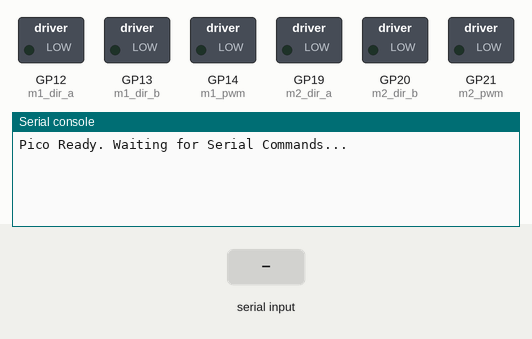
The program below on a simulated Raspberry Pi Pico running MicroPython. On the bench: switched loads named in the program (green lamp = pin HIGH), the last lines printed to the serial console. The test bench sets the inputs (shaded band).

Above: at 1.2 s.
1.3 s: "STOP" typed at the serial console, then Enter
At 2.2 s:
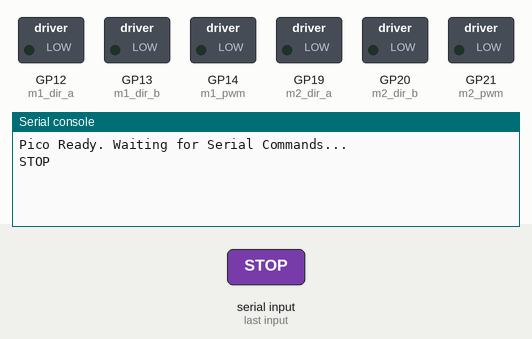
2.8 s: "FWD" typed at the serial console, then Enter
At 3.4 s:
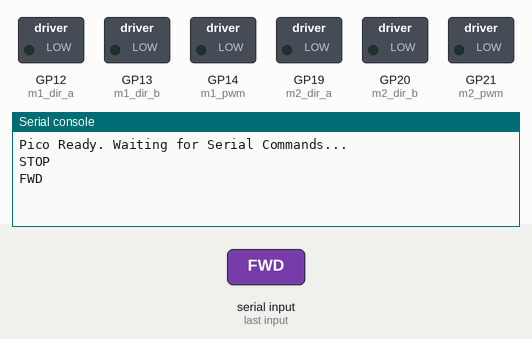
4.3 s: "BWD" typed at the serial console, then Enter
At 5.7 s:
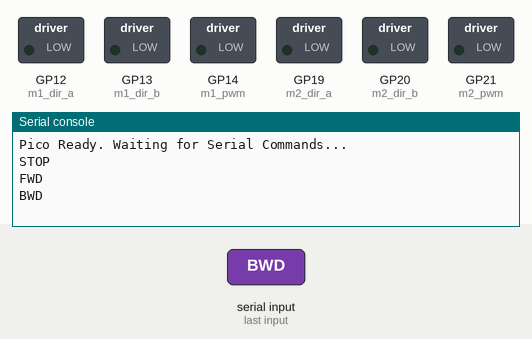

The program:

pico_server_serial.py
```python
from machine import Pin, PWM
import sys
import select

# --- Hardware Setup (Based on Script A) ---

# MOTOR 1 (Left)
# dig_8, dig_9 are direction pins. dig_10 is PWM speed.
m1_dir_a = Pin(12, Pin.OUT)
m1_dir_b = Pin(13, Pin.OUT)
m1_pwm = PWM(Pin(14))
m1_pwm.freq(50)        # Using 50Hz as established in your working code
m1_pwm.duty_u16(0)     # Ensure it starts off

# MOTOR 2 (Right)
# dig_19, dig_20 are direction pins. dig_21 is PWM speed.
m2_dir_a = Pin(19, Pin.OUT)
m2_dir_b = Pin(20, Pin.OUT)
m2_pwm = PWM(Pin(21))
m2_pwm.freq(50)        # Using 50Hz
m2_pwm.duty_u16(0)     # Ensure it starts off

# --- Global State Variables ---
current_speed_percent = 0
current_direction = "STOP" # STOP, FWD, BWD
active_motors = "BOTH"     # A, B, BOTH

def set_motor_state(dir_pin_a, dir_pin_b, pwm_pin, speed_percent, direction):
    """
    Controls the 3-pin motor driver logic.
    """
    # Convert percent (0-100) to u16 duty (0-65535)
    duty = int((speed_percent / 100) * 65535)

    if direction == "STOP":
        # Stop PWM and set logical low
        dir_pin_a.value(0)
        dir_pin_b.value(0)
        pwm_pin.duty_u16(0)

    elif direction == "FWD":
        # Direction Logic: A=1, B=0 (Adjust if wheel spins backwards)
        dir_pin_a.value(1)
        dir_pin_b.value(0)
        pwm_pin.duty_u16(duty)

    elif direction == "BWD":
        # Direction Logic: A=0, B=1
        dir_pin_a.value(0)
        dir_pin_b.value(1)
        pwm_pin.duty_u16(duty)

def update_motors():
    """
    Applies global state variables to physical motors
    """
    # --- Motor A Logic ---
    if active_motors in ["A", "BOTH"]:
        set_motor_state(m1_dir_a, m1_dir_b, m1_pwm, current_speed_percent, current_direction)
    else:
        # If motor not selected, force stop
        set_motor_state(m1_dir_a, m1_dir_b, m1_pwm, 0, "STOP")

    # --- Motor B Logic ---
    if active_motors in ["B", "BOTH"]:
        set_motor_state(m2_dir_a, m2_dir_b, m2_pwm, current_speed_percent, current_direction)
    else:
        set_motor_state(m2_dir_a, m2_dir_b, m2_pwm, 0, "STOP")

def parse_command(cmd_str):
    """
    Parses Serial commands from PC
    Expected format: "CMD:VALUE"
    """
    global current_speed_percent, current_direction, active_motors

    try:
        parts = cmd_str.strip().split(':')
        if len(parts) != 2:
            return

        key, val = parts[0], parts[1]

        if key == "SPD":
            current_speed_percent = int(val)

        elif key == "MOT":
            active_motors = val # A, B, or BOTH

        elif key == "DIR":
            # Update direction state
            if current_direction != "STOP":
                current_direction = val

        elif key == "ACT":
            if val == "STOP":
                current_direction = "STOP"
            elif val == "START":
                # Default to forward if just starting
                current_direction = "FWD"

        # Apply changes immediately
        update_motors()
        print(f"ACK:{key}={val}") # Send acknowledgement back to PC

    except Exception as e:
        print(f"ERR:{e}")

# --- Main Loop ---
# Ensure motors are off at boot
update_motors()
print("Pico Ready. Waiting for Serial Commands...")

# Polling loop for Serial Data
while True:
    # Check if data is available on stdin (USB Serial)
    # This effectively waits for your PC Python script to send data
    if select.select([sys.stdin], [], [], 0)[0]:
        line = sys.stdin.readline()
        if line:
            parse_command(line)
```

Measured:
- after the input at 1.3 s, the serial console: prints a new line at once (image 1)
- after the input at 2.8 s, the serial console: prints a new line at once (image 2)
- after the input at 4.3 s, the serial console: prints a new line at once (image 3)
